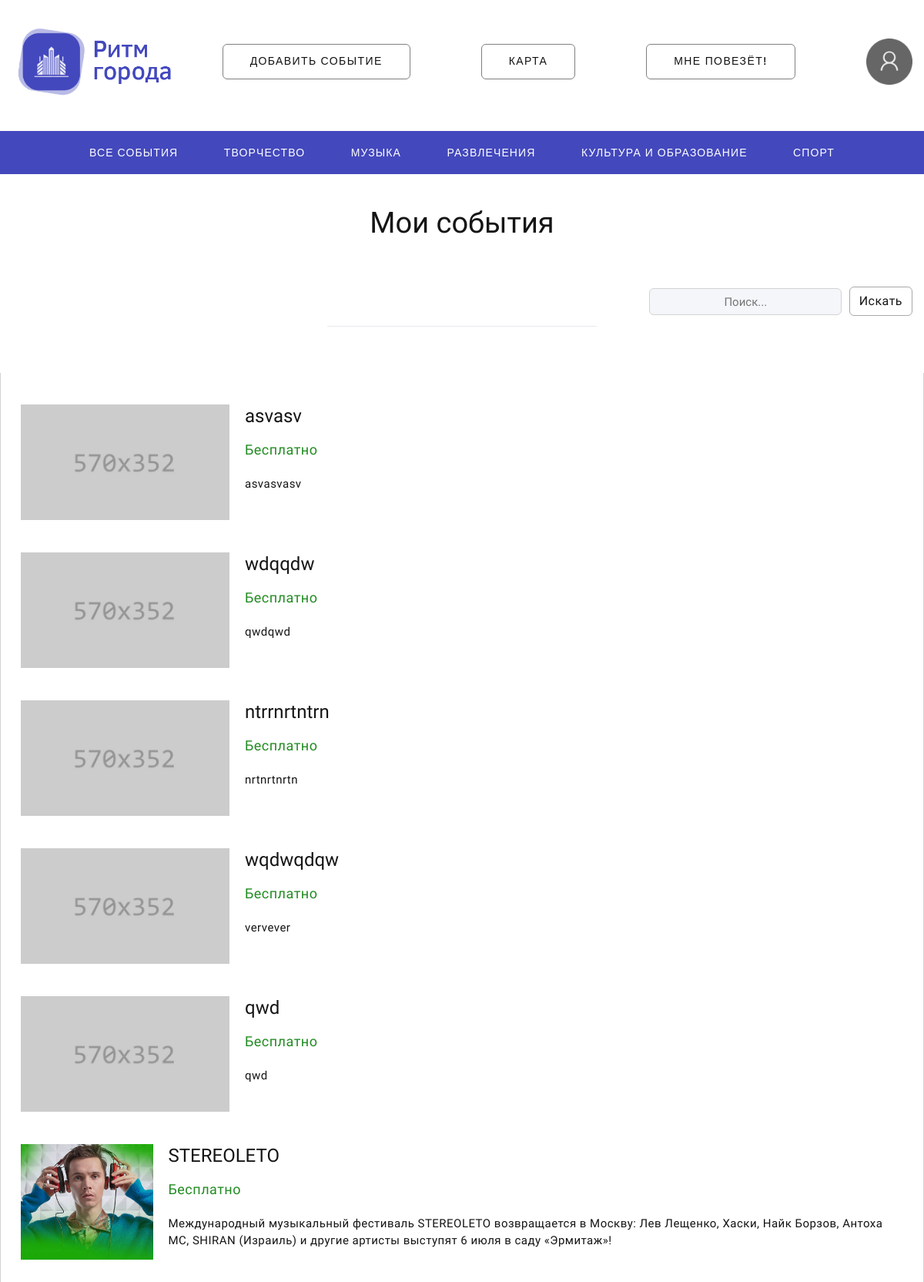
The app's page /user_events?page=4 (signed in, upper part), older data.
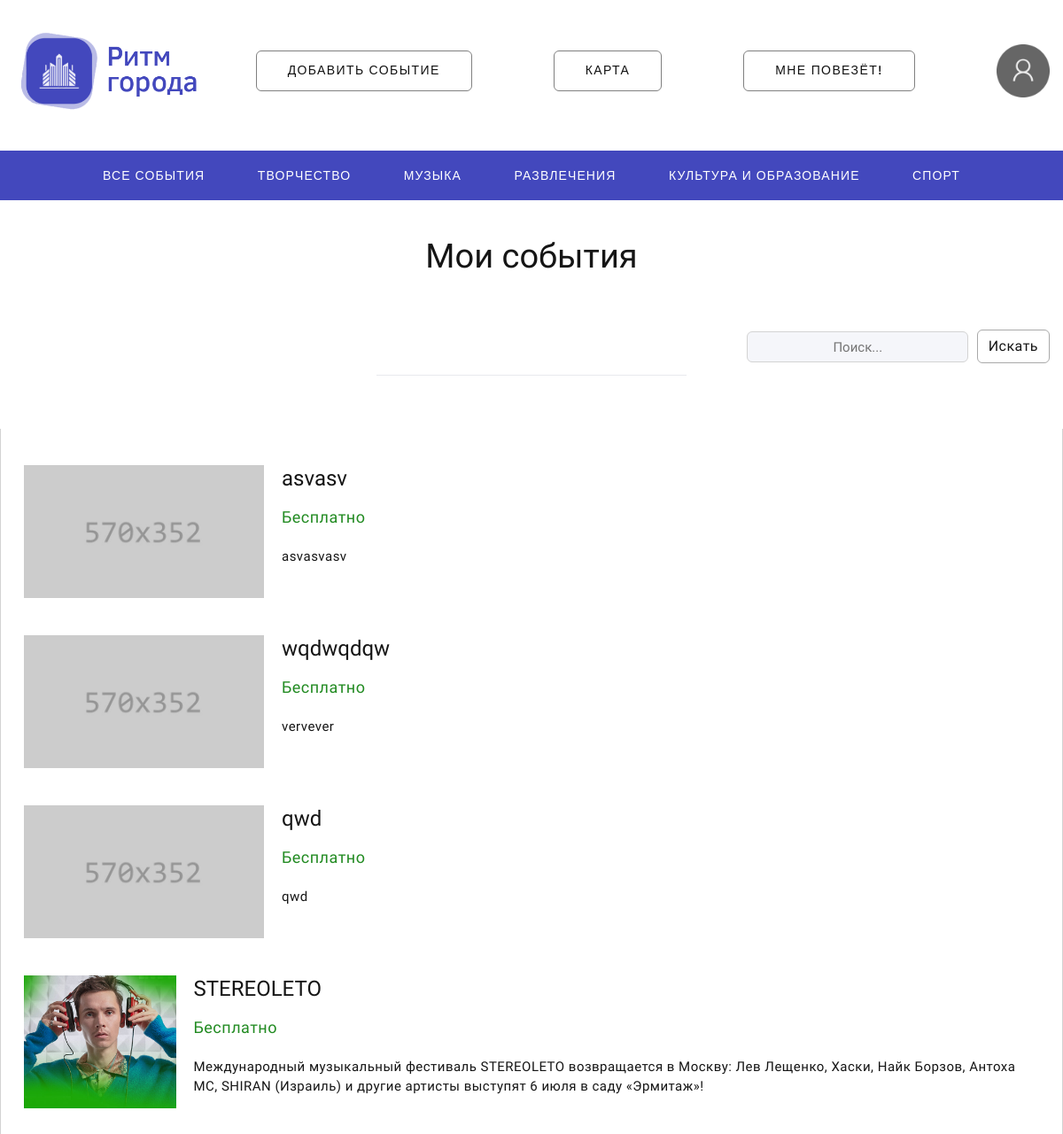
The same page, newer data.
### dosug/models.py (models this page shows, shortened)
class Event(models.Model):
    id = models.IntegerField(primary_key=True)
    title = models.CharField(max_length=30, null=False)
    type = models.CharField(max_length=20)
    image = models.ImageField(default="default.jpg")
    tiny_description = models.CharField(max_length=250)
    description = models.CharField(max_length=1200)
    link = models.CharField(max_length=30)
    address = models.CharField(max_length=60)
    price = models.IntegerField(max_length=30, default=0)
    phone = models.CharField(max_length=30)
    coordinates = models.CharField(max_length=100)
    views = models.IntegerField(default=0)
    author = models.IntegerField(default=0)
    created_at = models.DateTimeField(default=datetime.now, blank=True)

### dosug/views.py (the view)
# urls.py: path('user_events', views.user_events)
def user_events(request):
    if not request.user.is_authenticated:
        messages.warning(request, "Невозможно получить доступ к этой странице")
        return redirect('/')
    if request.user.is_superuser:
        events = Event.objects.all()
    else:
        events = Event.objects.filter(author=request.user.id)
    query = request.GET.get('search_query')
    if query:
        events = [event for event in events if query.lower() in event.title.lower()]
    paginator = Paginator(events, 10)
    page_number = request.GET.get('page')
    try:
        events = paginator.page(page_number)
    except PageNotAnInteger:
        events = paginator.page(1)
    except EmptyPage:
        events = paginator.page(paginator.num_pages)
    return render(request, 'dosug/user_events.html', {'events': events, 'query': query})

### templates/dosug/user_events.html (shortened to what this page needs)
{% extends "dosug/layout.html" %}
{% block content %}
<html lang="en">
<head>
</head>
<body>
<div class="page">
    <br><br><br><br>
<h3 style="text-align: center">Мои события</h3>
 <section class="section novi-background section-md text-center">
     <div class="container">
             <block  style="box-sizing: border-box; display: flex; align-items: center">
<div class="search-container">
<input class="input-tab" type="text" id="search-input" name="search_query" placeholder="Поиск..." style="height: 35px; width: 250px" {% if query != Null %} value="{{query}}" {% endif %}>
<a class="btn button-primary-outline" id="search-button" style="margin-bottom: 3px; margin-left: 5px; border: 1px solid darkgray;" href="">Искать</a><br>
</div>
        </block><hr style=" width: 350px; margin-top: 10px; "></div>
        <div class="container" style="border-left: 1px solid lightgray; border-right: 1px solid lightgray; padding: 30px;">
    <div id="content-container">
          <div class="row row-lg-50 row-35 offset-top-2" style="display: flex; flex-direction: column;">
              {% for event in events|slice:":10" %}
              <div class="user_events_cont wow-outer" style="max-width: 100%; margin-bottom: 20px;">
<article class="post-modern" style="display: flex; align-items: flex-start; position: relative;">
    <a class="post-modern-media" href="/event/{{ event.id }}"><img src="/static/images/event_pics/{{ event.image }}" alt="" style="width: 271px; height: 150px; object-fit: cover;"/></a>
    <div style="margin-left: 20px; flex-grow: 1;">
        <h4 class="post-modern-title"><a class="post-modern-title" href="/event/{{ event.id }}">{{ event.title }}</a></h4>
                <ul class="post-modern-meta">
                  <li>
                      {%if event.price == 0%}
                      <a style="color: forestgreen">Бесплатно</a>
                    {% else %}
                      <a style="color: #4348bd">{{event.price}} ₽</a>
                    {% endif %}
                    </li>
                </ul>
        <p class="description" style="word-wrap: break-word;">{{ event.tiny_description }}</p>
    </div>
</article>
            </div>
              {% endfor %}
          </div>
              <br><br><br>
            </div>
</div>
 </section>
</div>
</body>
</html>
{% endblock content %}

Row changes from the older to the newer data that the page shows:
removed Event: image (placeholder picture), title "wdqqdw", price "Бесплатно", tiny_description "qwdqwd"
removed Event: image (placeholder picture), title "ntrrnrtntrn", price "Бесплатно", tiny_description "nrtnrtnrtn"
